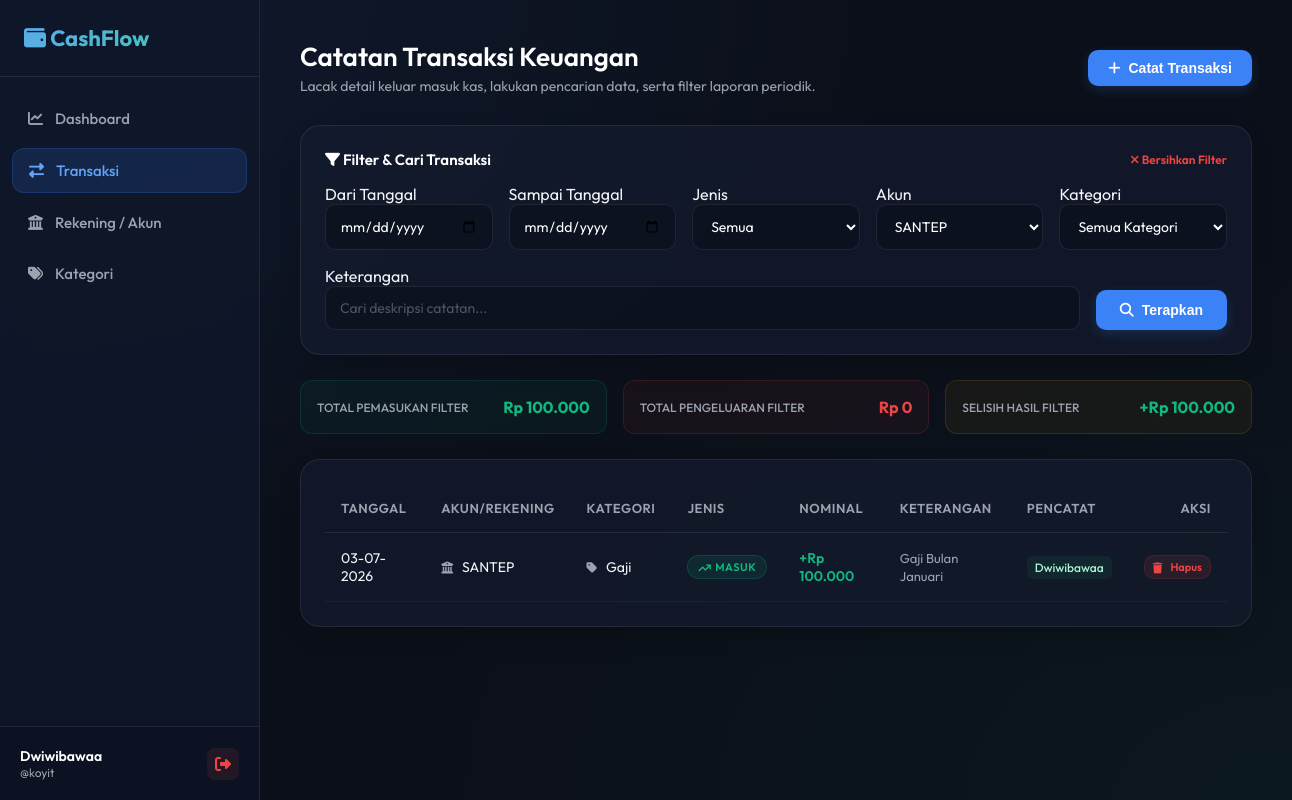
The page /transaksi.php?akun_id=4 (signed in) on the database its author committed.
### tables this page shows
CREATE TABLE `transaksi` (
  `id` bigint(20) NOT NULL,
  `tanggal` date NOT NULL,
  `akun_id` bigint(20) NOT NULL,
  `kategori_id` bigint(20) NOT NULL,
  `jenis` enum('masuk','keluar') NOT NULL,
  `nominal` decimal(15,2) NOT NULL,
  `keterangan` text DEFAULT NULL,
  `user_id` bigint(20) NOT NULL,
  `created_at` timestamp NOT NULL DEFAULT current_timestamp()
);

CREATE TABLE `akun` (
  `id` bigint(20) NOT NULL,
  `nama_akun` varchar(100) NOT NULL,
  `saldo_awal` decimal(15,2) NOT NULL DEFAULT 0.00,
  `created_at` timestamp NOT NULL DEFAULT current_timestamp()
);

CREATE TABLE `kategori` (
  `id` bigint(20) NOT NULL,
  `nama_kategori` varchar(100) NOT NULL,
  `jenis` enum('masuk','keluar') NOT NULL
);

CREATE TABLE `user` (
  `id` bigint(20) NOT NULL,
  `nama` varchar(100) NOT NULL,
  `username` varchar(50) NOT NULL,
  `password` varchar(255) NOT NULL,
  `status` tinyint(1) NOT NULL DEFAULT 1,
  `created_at` timestamp NOT NULL DEFAULT current_timestamp(),
  `updated_at` timestamp NOT NULL DEFAULT current_timestamp() ON UPDATE current_timestamp()
);

### config/database.php (called while the page is built, shortened)
<?php
function formatRupiah($angka) {
    return 'Rp ' . number_format($angka, 0, ',', '.');
}

### transaksi.php (the view, shortened to what this page needs)
<?php
require_once 'includes/header.php';
$db = getDBConnection();
$accounts = $db->query("SELECT * FROM akun ORDER BY nama_akun ASC")->fetchAll();
$where = [];
$params = [];
$filter_tgl_mulai = $_GET['tgl_mulai'] ?? '';
$filter_tgl_selesai = $_GET['tgl_selesai'] ?? '';
$filter_akun_id = $_GET['akun_id'] ?? '';
$filter_search = $_GET['search'] ?? '';
if ($filter_akun_id !== '') {
    $where[] = "t.akun_id = ?";
    $params[] = (int)$filter_akun_id;
}
$where_clause = "";
if (count($where) > 0) {
    $where_clause = "WHERE " . implode(" AND ", $where);
}
$query = "
    SELECT t.id, t.tanggal, t.jenis, t.nominal, t.keterangan,
           a.nama_akun, k.nama_kategori, u.nama as nama_user
    FROM transaksi t
    JOIN akun a ON t.akun_id = a.id
    JOIN kategori k ON t.kategori_id = k.id
    JOIN user u ON t.user_id = u.id
    $where_clause
    ORDER BY t.tanggal DESC, t.id DESC
";
$stmt = $db->prepare($query);
$stmt->execute($params);
$transactions = $stmt->fetchAll();
$subset_masuk = 0;
$subset_keluar = 0;
foreach ($transactions as $t) {
    if ($t['jenis'] === 'masuk') {
        $subset_masuk += (float)$t['nominal'];
    } else {
        $subset_keluar += (float)$t['nominal'];
    }
}
$subset_selisih = $subset_masuk - $subset_keluar;
?>
<div class="page-header">
    <div>
        <h2>Catatan Transaksi Keuangan</h2>
        <p>Lacak detail keluar masuk kas, lakukan pencarian data, serta filter laporan periodik.</p>
    </div>
    <div>
        <button class="btn btn-primary" onclick="openModal('addTransaksiModal')">
            <i class="fa-solid fa-plus"></i> Catat Transaksi
        </button>
    </div>
</div>
<div class="card filter-card">
    <div class="section-title filter-title">
        <span><i class="fa-solid fa-filter"></i> Filter & Cari Transaksi</span>
        <?php if (!empty($_GET)): ?>
            <a href="transaksi.php" class="clear-filter-link"><i class="fa-solid fa-xmark"></i> Bersihkan Filter</a>
        <?php endif; ?>
    </div>
    <form method="GET" action="">
        <div class="filter-row">
            <div class="filter-group">
                <label for="tgl_mulai">Dari Tanggal</label>
                <input type="date" id="tgl_mulai" name="tgl_mulai" class="form-control" value="<?= htmlspecialchars($filter_tgl_mulai) ?>">
            </div>
            <div class="filter-group">
                <label for="tgl_selesai">Sampai Tanggal</label>
                <input type="date" id="tgl_selesai" name="tgl_selesai" class="form-control" value="<?= htmlspecialchars($filter_tgl_selesai) ?>">
            </div>
            <div class="filter-group">
                <label for="filter_jenis">Jenis</label>
                <select id="filter_jenis" name="jenis" class="form-control">
                    <option value="">Semua</option>
                </select>
            </div>
            <div class="filter-group">
                <label for="filter_akun">Akun</label>
                <select id="filter_akun" name="akun_id" class="form-control">
                    <?php foreach ($accounts as $acc): ?>
                        <option value="<?= $acc['id'] ?>" <?= $filter_akun_id == $acc['id'] ? 'selected' : '' ?>>
                            <?= htmlspecialchars($acc['nama_akun']) ?>
                        </option>
                    <?php endforeach; ?>
                </select>
            </div>
            <div class="filter-group">
                <label for="filter_kategori">Kategori</label>
                <select id="filter_kategori" name="kategori_id" class="form-control">
                    <option value="">Semua Kategori</option>
                </select>
            </div>
            <div class="filter-group filter-search-group">
                <label for="search">Keterangan</label>
                <input type="text" id="search" name="search" class="form-control" placeholder="Cari deskripsi catatan..." value="<?= htmlspecialchars($filter_search) ?>">
            </div>
            <div>
                <button type="submit" class="btn btn-primary btn-filter-submit">
                    <i class="fa-solid fa-magnifying-glass"></i> Terapkan
                </button>
            </div>
        </div>
    </form>
</div>
<div class="filter-strip">
    <div class="filter-strip-card masuk">
        <span class="filter-strip-label">Total Pemasukan Filter</span>
        <span class="filter-strip-value text-success"><?= formatRupiah($subset_masuk) ?></span>
    </div>
    <div class="filter-strip-card keluar">
        <span class="filter-strip-label">Total Pengeluaran Filter</span>
        <span class="filter-strip-value text-danger"><?= formatRupiah($subset_keluar) ?></span>
    </div>
    <div class="filter-strip-card selisih">
        <span class="filter-strip-label">Selisih Hasil Filter</span>
        <span class="filter-strip-value <?= $subset_selisih >= 0 ? 'text-success' : 'text-danger-light' ?>"><?= ($subset_selisih >= 0 ? '+' : '') . formatRupiah($subset_selisih) ?></span>
    </div>
</div>
<div class="card">
    <div class="table-responsive">
        <table class="table">
            <thead>
                <tr>
                    <th>Tanggal</th>
                    <th>Akun/Rekening</th>
                    <th>Kategori</th>
                    <th>Jenis</th>
                    <th>Nominal</th>
                    <th>Keterangan</th>
                    <th>Pencatat</th>
                    <th class="text-right">Aksi</th>
                </tr>
            </thead>
            <tbody>
                <?php foreach ($transactions as $trans): ?>
                    <tr>
                        <td><?= date('d-m-Y', strtotime($trans['tanggal'])) ?></td>
                        <td>
                            <i class="fa-solid fa-university text-muted icon-spaced"></i>
                            <?= htmlspecialchars($trans['nama_akun']) ?>
                        </td>
                        <td>
                            <i class="fa-solid fa-tag text-muted icon-spaced"></i>
                            <?= htmlspecialchars($trans['nama_kategori']) ?>
                        </td>
                        <td>
                            <?php if ($trans['jenis'] === 'masuk'): ?>
                                <span class="badge badge-success"><i class="fa-solid fa-arrow-trend-up icon-badge"></i> Masuk</span>
                            <?php else: ?>
                                <span class="badge badge-danger"><i class="fa-solid fa-arrow-trend-down icon-badge"></i> Keluar</span>
                            <?php endif; ?>
                        </td>
                        <td class="font-semibold <?= $trans['jenis'] === 'masuk' ? 'text-success' : 'text-danger-light' ?>">
                            <?= ($trans['jenis'] === 'masuk' ? '+' : '-') . formatRupiah($trans['nominal']) ?>
                        </td>
                        <td><span class="transaction-desc"><?= htmlspecialchars($trans['keterangan'] ?: '-') ?></span></td>
                        <td>
                            <span class="transaction-user-badge">
                                <?= htmlspecialchars($trans['nama_user']) ?>
                            </span>
                        </td>
                        <td class="text-right">
                            <a href="transaksi_aksi.php?delete=<?= $trans['id']; ?>"
                               class="btn btn-danger btn-secondary-xs"
                               onclick="return confirm('Apakah Anda yakin ingin menghapus catatan transaksi ini?')">
                                <i class="fa-solid fa-trash"></i> Hapus
                            </a>
                        </td>
                    </tr>
                <?php endforeach; ?>
            </tbody>
        </table>
    </div>
</div>
<?php
require_once 'includes/footer.php';
?>

### rows shown on the page
transaksi: tanggal "03-07-2026", akun.nama_akun "SANTEP", kategori.nama_kategori "Gaji", jenis "masuk" (drawn), nominal "Rp 100.000", keterangan "Gaji Bulan Januari", user.nama "Dwiwibawaa"

### other values the page prints
$currentUser['nama'] "Dwiwibawaa"
$currentUser['username'] "koyit"
formatRupiah($subset_masuk) "Rp 100.000"
formatRupiah($subset_keluar) "Rp 0"
formatRupiah($subset_selisih) "Rp 100.000"
form field akun_id "SANTEP"
